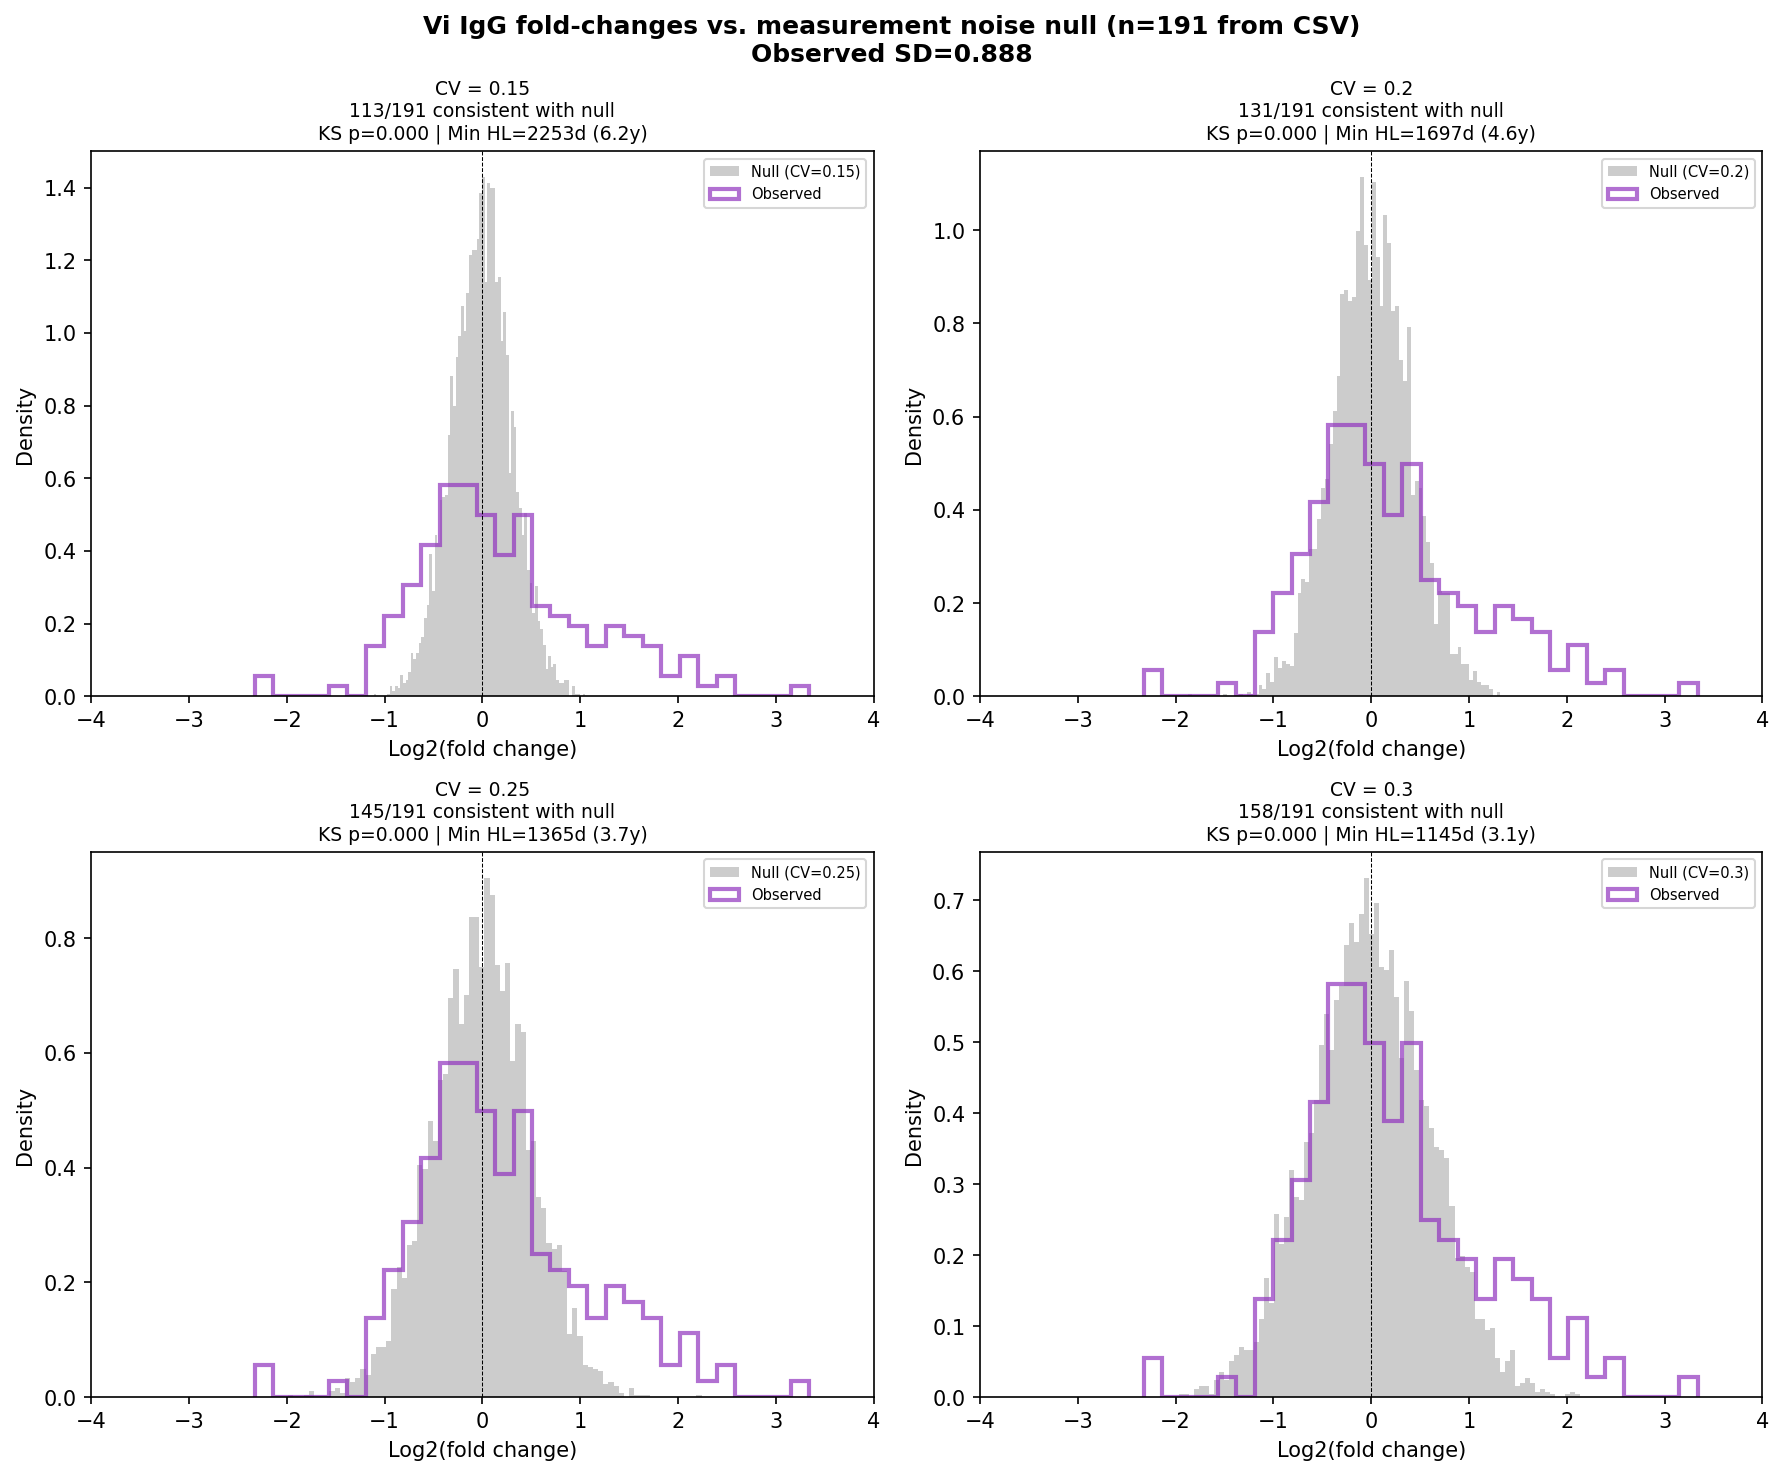

This figure's Python source:
"""
05: Measurement noise analysis using full CSV dataset.

Same framework as the PDF-based analysis but with more subjects
and exact values.
"""

import pandas as pd
import numpy as np
import matplotlib.pyplot as plt
from scipy import stats
from pathlib import Path

DATA_DIR = Path("metastudies/waning_after_infection/Aiemjoy2022_reanalysis/data")
OUT_DIR = Path("metastudies/waning_after_infection/Aiemjoy2022_reanalysis/reanalysis/eda")

CV_VALUES = [0.15, 0.20, 0.25, 0.30]
N_SIM = 10000


def main():
    long = pd.read_csv(DATA_DIR / "vi_igg_long.csv")
    longitudinal = long[long["has_longitudinal"]].copy()

    # Compute first-to-last fold change per subject
    fcs = []
    for sid, grp in longitudinal.groupby("index_id"):
        grp = grp.sort_values("days_since_fever_onset")
        eu0, eu1 = grp.iloc[0]["vi_igg_eu"], grp.iloc[-1]["vi_igg_eu"]
        dt = grp.iloc[-1]["days_since_fever_onset"] - grp.iloc[0]["days_since_fever_onset"]
        if dt > 0 and eu0 > 0 and eu1 > 0:
            fcs.append({"dt": dt, "log2_fc": np.log2(eu1 / eu0)})
    fcs = pd.DataFrame(fcs)

    obs_log2 = fcs["log2_fc"].values
    durations = fcs["dt"].values

    print("=" * 60)
    print("MEASUREMENT NOISE ANALYSIS — FULL CSV")
    print("=" * 60)
    print(f"Trajectories: {len(fcs)}")
    print(f"Duration: median {np.median(durations):.0f} days, "
          f"range {durations.min():.0f}-{durations.max():.0f}")
    print(f"Observed log2(FC): median={np.median(obs_log2):.3f}, SD={np.std(obs_log2):.3f}")

    rng = np.random.default_rng(42)

    # Analyze for each CV
    fig, axes = plt.subplots(2, 2, figsize=(12, 10))
    axes_flat = axes.flatten()

    results = []
    for i, cv in enumerate(CV_VALUES):
        sigma = np.sqrt(np.log(1 + cv ** 2))
        sigma_log2 = sigma / np.log(2)
        sigma_fc = np.sqrt(2) * sigma_log2

        # Simulate null fold-changes
        null_log2 = rng.normal(0, sigma_fc, size=len(fcs) * N_SIM)

        # KS test
        ks_stat, ks_p = stats.ks_2samp(obs_log2, null_log2[:len(obs_log2) * 10])

        # Per-trajectory p-values
        p_values = []
        for obs in obs_log2:
            p = 2 * (1 - stats.norm.cdf(abs(obs), 0, sigma_fc))
            p_values.append(p)
        n_sig = sum(1 for p in p_values if p < 0.05)

        # Population-level minimum detectable half-life
        z_a = stats.norm.ppf(0.975)
        z_p = stats.norm.ppf(0.80)
        median_dt = np.median(durations)
        n = len(fcs)
        min_rate_log2 = (z_a + z_p) * sigma_fc / (median_dt * np.sqrt(n))
        min_rate_log10 = min_rate_log2 * np.log10(2)
        min_hl = np.log10(2) / min_rate_log10

        print(f"\n--- CV = {cv} ---")
        print(f"  Expected SD of log2(FC): {sigma_fc:.4f}")
        print(f"  Observed SD: {np.std(obs_log2):.4f} (ratio: {np.std(obs_log2)/sigma_fc:.2f})")
        print(f"  KS test: stat={ks_stat:.3f}, p={ks_p:.3f}")
        print(f"  Trajectories with p<0.05: {n_sig}/{len(fcs)} ({100*n_sig/len(fcs):.0f}%)")
        print(f"  Min detectable half-life (population, 80% power): {min_hl:.0f} days ({min_hl/365:.1f} years)")

        results.append({"cv": cv, "sigma_fc": sigma_fc, "ks_p": ks_p,
                         "n_sig": n_sig, "min_hl_days": min_hl})

        # Plot
        ax = axes_flat[i]
        ax.hist(null_log2[:5000], bins=80, density=True, alpha=0.4, color="gray",
                label=f"Null (CV={cv})")
        ax.hist(obs_log2, bins=30, density=True, alpha=0.7, color="#9133be",
                label="Observed", histtype="step", linewidth=2)
        ax.axvline(0, color="black", linestyle="--", linewidth=0.5)
        n_consistent = len(fcs) - n_sig
        ax.set_title(f"CV = {cv}\n"
                     f"{n_consistent}/{len(fcs)} consistent with null\n"
                     f"KS p={ks_p:.3f} | Min HL={min_hl:.0f}d ({min_hl/365:.1f}y)",
                     fontsize=9)
        ax.set_xlabel("Log2(fold change)")
        ax.set_ylabel("Density")
        ax.legend(fontsize=7)
        ax.set_xlim(-4, 4)

    fig.suptitle(f"Vi IgG fold-changes vs. measurement noise null (n={len(fcs)} from CSV)\n"
                 f"Observed SD={np.std(obs_log2):.3f}",
                 fontsize=12, fontweight="bold")
    fig.tight_layout()
    fig.savefig(OUT_DIR / "05_measurement_noise.png", dpi=150, bbox_inches="tight")
    plt.close()
    print("\nSaved 05_measurement_noise.png")

    # Summary table
    results = pd.DataFrame(results)
    print(f"\n{'='*60}")
    print("SUMMARY: Minimum detectable Vi IgG half-life")
    print(f"{'='*60}")
    print(f"n={len(fcs)} trajectories, median duration={np.median(durations):.0f} days")
    for _, r in results.iterrows():
        print(f"  CV={r['cv']:.2f}: min detectable HL = {r['min_hl_days']:.0f} days "
              f"({r['min_hl_days']/365:.1f} years)")


if __name__ == "__main__":
    main()
